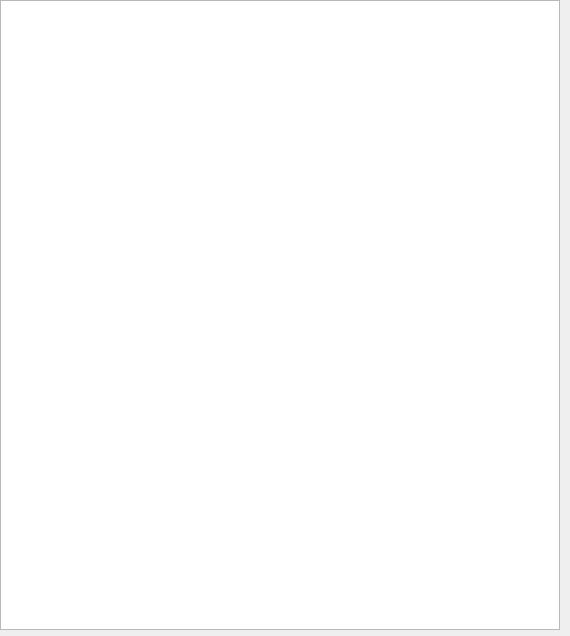
<?xml version="1.0" encoding="UTF-8"?>
<ui version="4.0">
 <class>MainWindow</class>
 <widget class="QMainWindow" name="MainWindow">
  <property name="geometry">
   <rect>
    <x>0</x>
    <y>0</y>
    <width>570</width>
    <height>636</height>
   </rect>
  </property>
  <property name="minimumSize">
   <size>
    <width>560</width>
    <height>630</height>
   </size>
  </property>
  <property name="windowTitle">
   <string>MainWindow</string>
  </property>
  <widget class="QWidget" name="centralWidget">
   <widget class="QGraphicsView" name="graphicsView">
    <property name="enabled">
     <bool>true</bool>
    </property>
    <property name="geometry">
     <rect>
      <x>0</x>
      <y>0</y>
      <width>560</width>
      <height>630</height>
     </rect>
    </property>
    <property name="minimumSize">
     <size>
      <width>560</width>
      <height>630</height>
     </size>
    </property>
   </widget>
  </widget>
  <action name="actionType_Here">
   <property name="text">
    <string>Type Here</string>
   </property>
  </action>
 </widget>
 <layoutdefault spacing="6" margin="11"/>
 <resources/>
 <connections/>
</ui>
